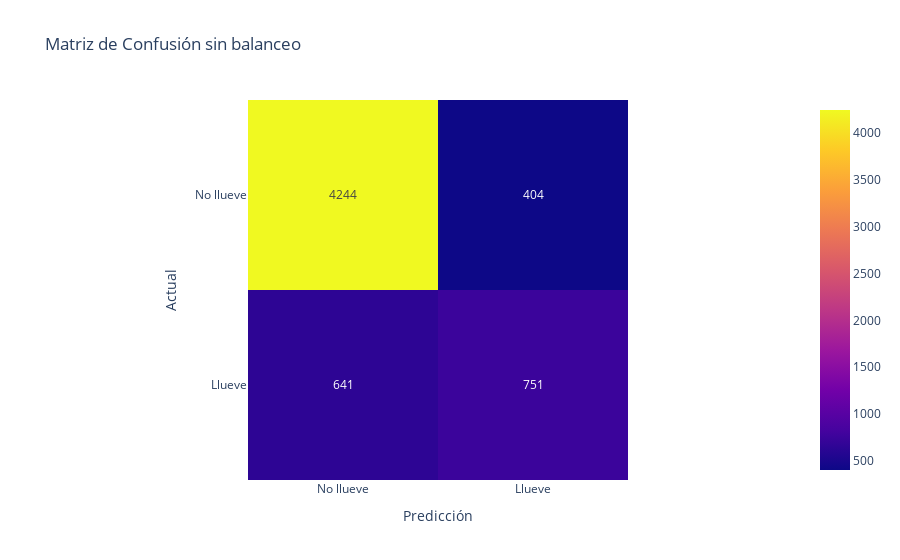

Notebook cell for this chart:
### Code cell
mostrar_resultados(y_test,pred_y, 'Matriz de Confusión sin balanceo')

### Figure 1 — Plotly figure (JSON) as saved in the notebook; plotly's stock layout.template omitted (floating-point values rounded to 4 significant figures)
{"data": [{"coloraxis": "coloraxis", "hovertemplate": "Predicción: %{x}<br>Actual: %{y}<br>color: %{z}<extra></extra>", "name": "0", "texttemplate": "%{z}", "type": "heatmap", "x": ["No llueve", "Llueve"], "xaxis": "x", "y": ["No llueve", "Llueve"], "yaxis": "y", "z": [[4244, 404], [641, 751]]}], "layout": {"coloraxis": {"colorscale": [[0, "#0d0887"], [0.1111, "#46039f"], [0.2222, "#7201a8"], [0.3333, "#9c179e"], [0.4444, "#bd3786"], [0.5556, "#d8576b"], [0.6667, "#ed7953"], [0.7778, "#fb9f3a"], [0.8889, "#fdca26"], [1, "#f0f921"]]}, "title": {"text": "Matriz de Confusión sin balanceo"}, "xaxis": {"anchor": "y", "constrain": "domain", "domain": [0, 1], "scaleanchor": "y", "title": {"text": "Predicción"}}, "yaxis": {"anchor": "x", "autorange": "reversed", "constrain": "domain", "domain": [0, 1], "title": {"text": "Actual"}}}}
